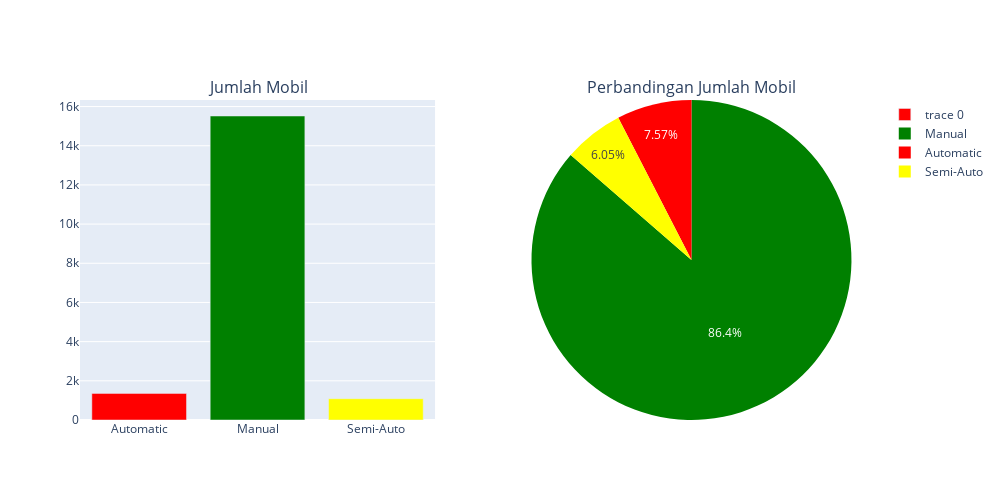

This figure's notebook cell:
### Code cell
import plotly.graph_objects as go
from plotly.subplots import make_subplots

grouped_transmission = data.groupby('transmission').size().reset_index(name='counts')

# Bar chart
fig1 = go.Figure(data=go.Bar(x=grouped_transmission['transmission'], y=grouped_transmission['counts'], marker_color=['red', 'green', 'yellow']))
fig1.update_layout(title='Jumlah Mobil Berdasarkan Jenis Transmisinya', xaxis_title='Jenis Transmisi', yaxis_title='Jumlah Mobil')

# Pie chart
fig2 = go.Figure(data=go.Pie(labels=grouped_transmission['transmission'], values=grouped_transmission['counts'], marker_colors=['red', 'green', 'yellow']))
fig2.update_layout(title='Perbandingan Jumlah Mobil Berdasarkan Jenis Transmisinya')

# Subplots
fig = make_subplots(rows=1, cols=2, subplot_titles=("Jumlah Mobil", "Perbandingan Jumlah Mobil"), specs=[[{"type": "bar"}, {"type": "pie"}]])

fig.add_trace(fig1.data[0], row=1, col=1)
fig.add_trace(fig2.data[0], row=1, col=2)

fig.update_layout(height=500, width=1000, showlegend=True)
fig.show()

### Figure 1 — Plotly figure (JSON) as saved in the notebook; plotly's stock layout.template omitted (floating-point values rounded to 4 significant figures)
{"data": [{"marker": {"color": ["red", "green", "yellow"]}, "type": "bar", "x": ["Automatic", "Manual", "Semi-Auto"], "xaxis": "x", "y": [1359, 15518, 1087], "yaxis": "y"}, {"domain": {"x": [0.55, 1], "y": [0, 1]}, "labels": ["Automatic", "Manual", "Semi-Auto"], "marker": {"colors": ["red", "green", "yellow"]}, "type": "pie", "values": [1359, 15518, 1087]}], "layout": {"annotations": [{"font": {"size": 16}, "showarrow": false, "text": "Jumlah Mobil", "x": 0.225, "xanchor": "center", "xref": "paper", "y": 1, "yanchor": "bottom", "yref": "paper"}, {"font": {"size": 16}, "showarrow": false, "text": "Perbandingan Jumlah Mobil", "x": 0.775, "xanchor": "center", "xref": "paper", "y": 1, "yanchor": "bottom", "yref": "paper"}], "height": 500, "showlegend": true, "width": 1000, "xaxis": {"anchor": "y", "domain": [0, 0.45]}, "yaxis": {"anchor": "x", "domain": [0, 1]}}}
